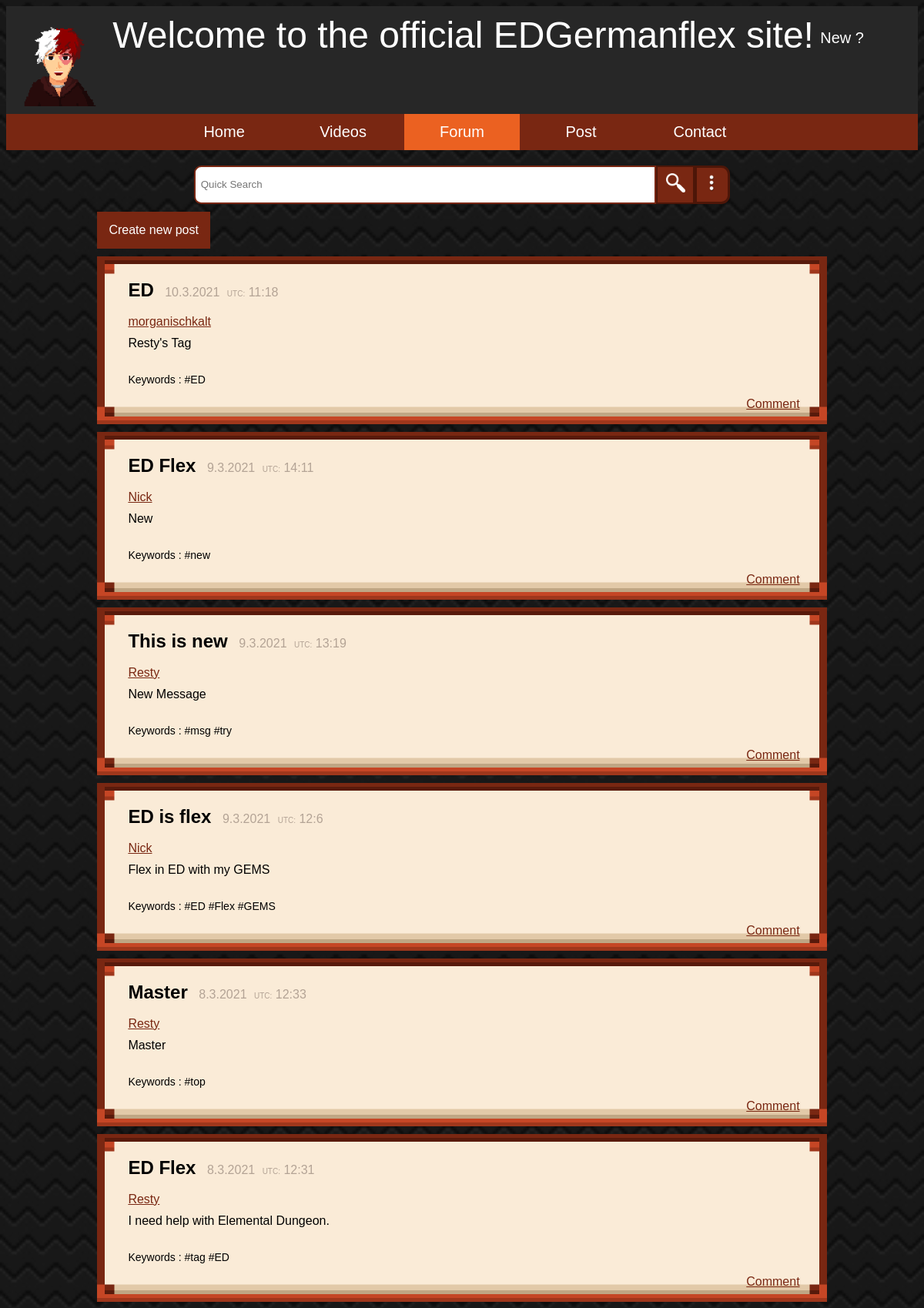
The page /team/nick/forum/ on the database as committed earlier.
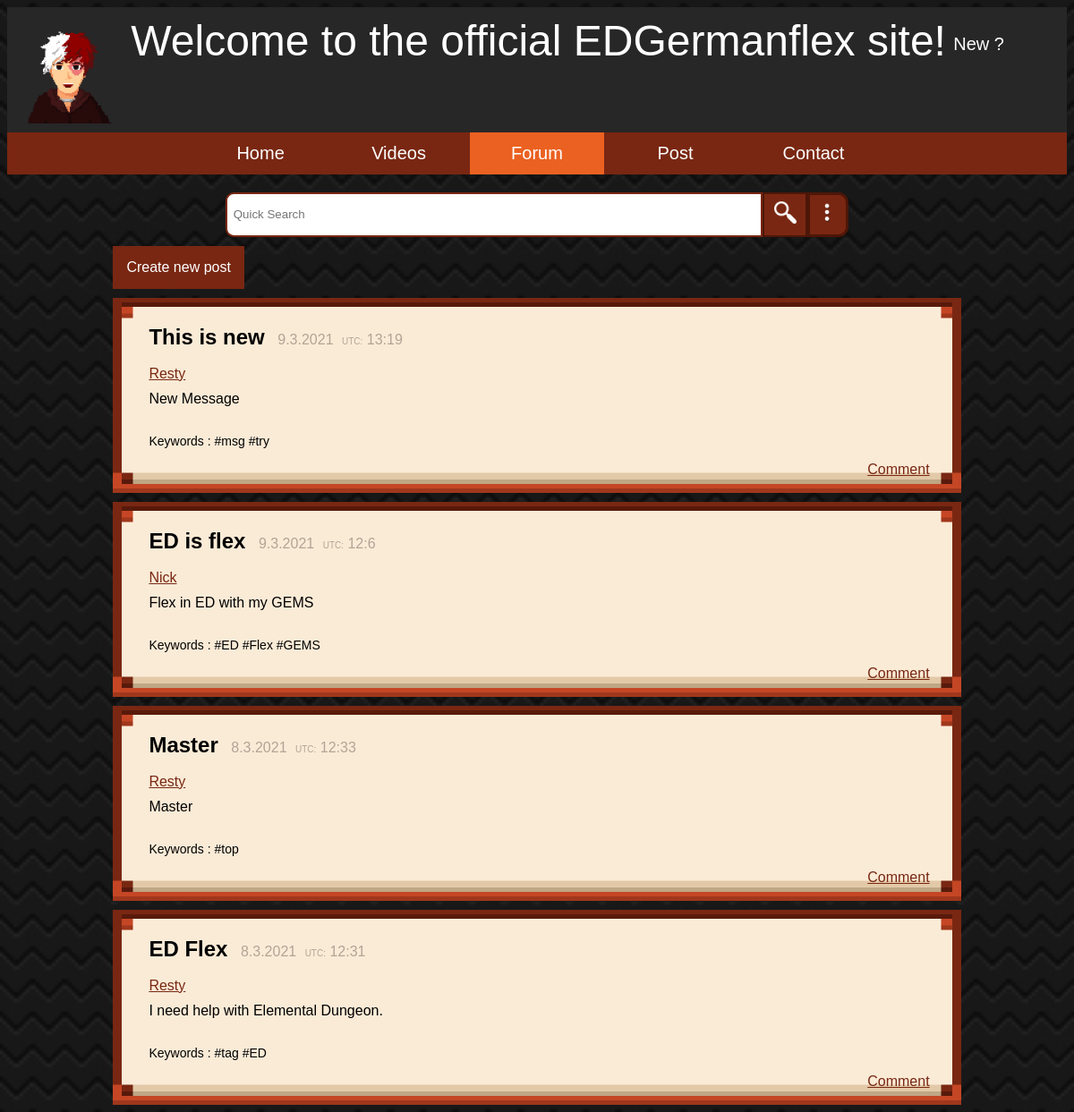
The same page on the database as committed later.
### team/models.py (models this page shows, shortened)
class forum(models.Model):
    user = models.CharField(max_length=255, default=' ')
    title = models.CharField(max_length=100, unique=False, blank=False, default='')
    message = models.CharField(max_length=255)
    tags = models.CharField(max_length=255)
    created_at = models.DateTimeField(auto_now_add=True)

### team/views.py (the view)
# urls.py: path('nick/forum/', views.forum_view, name='forums'),
def forum_view(request):
    data = forum.objects.all().order_by('-created_at')
    form = addforum()
    if request.method == 'POST':
        form = addforum(request.POST)
        if form.is_valid():
            instance = form.save(commit=False)
            instance.user = request.user.username
            instance.save()
    return render(request, 'nick/forum.html', {'message': data, 'form': form})

### team/forms.py
class addforum(forms.ModelForm):
    class Meta:
        model = forum
        fields = ['title', 'message', 'tags']
        widgets = {
            'title': forms.TextInput(attrs={'id': 'createTopic'}),
            'message': forms.Textarea(attrs={'id': 'createDesc'}),
            'tags': forms.TextInput(attrs={'id': 'keywords'})
        }

### team/templatetags/hashtag.py (called while the page is built)
@register.simple_tag()
def check(tags):
    try:
        tag = tags.split(' ')
        new_tag = ' '
        for singletag in tag:
            if singletag.startswith('#'):
                new_tag = f'{new_tag} {singletag}'
            else:
                new_tag = f'{new_tag} #{singletag}'
        return new_tag
    except:
        if tags.startswith('#'):
            return (tags)
        else:
            x = f'#{tags}'
            return x

### templates/nick/forum.html (shortened to what this page needs)
{% load static %}
{% load hashtag %}
<!DOCTYPE html>
<html>
    <head>
        <link rel="stylesheet" href={% static 'css/nick/holy-cascade.css' %}>
    </head>
    <body>
       <div id="containor">
            <div id="topBanner">
                <div>
                    <label>Welcome to the official EDGermanflex site!</label>
                    <img src={% static 'img/nick/logo.png' %} style="width: 120px; height: 120px; float: left; padding-left: 10px;">
                    {% if request.user.is_authenticated %}
                    <div id="dropdown"  style="float: right; margin-right: 70px; margin-top: 20px">
                        <label onclick="ddMenu()">{{ request.user.username }}</label>
                            <div  id="dropdown-content">
                                <a href='/team/nick/forum/profile?user={{ request.user.username }}' style="float: left;">Profile</a>
                                <a href="/team/nick/logout" style="float: left;">Logout</a>
                            </div>
                    </div>
                    {% else %}
                        <div id="dropdown"  style="float: right; margin-right: 70px; margin-top: 20px">
                        <label onclick="ddMenu()">New ?</label>
                    </div>
                    {% endif %}
                </div>
            </div>
            <div id="scroll">
                <button class="buttonTop" onClick="window.location='/team/nick/';">Home</button>
                <button class="buttonTop" onClick="window.location='/team/nick/videos';">Videos</button>
                <button class="buttonTop" style="background-color:  rgb(235, 97, 33);" onClick="window.location='/team/nick/forum';">Forum</button>
                <button class="buttonTop" onClick="window.location='/team/nick/posts';">Post</button>
                <button class="buttonTop" onClick="window.location='/team/nick/contact';">Contact</button>
            </div>
            <form action="/team/nick/forum/search" method="get">
            <div id="search">
                <input type="search" name="searching" id="searchBar" placeholder="Quick Search">
                <button id="searchButton"><img src={% static 'img/nick/search.png' %} style="width: 25px; height: 25px;"> </button>
                <div id='filter' onclick='filterSearch()'><img src={% static 'img/nick/3dots.png' %} style="width: 40px; height: 40px;"></div>
            </div>
            </form>
            <button onclick="location.href='/team/nick/forum/create';" id='buttonNewPost'>Create new post</button>
            {% for data in message %}
                <div class="post">
                <label style="font-size: 24px; padding: 10px; color: rgb(0,0,0);"><b>{{ data.title }}</b></label>
                <label id='date' style="color: rgb(179, 163, 149);">{{ data.created_at.day }}.{{ data.created_at.month }}.{{ data.created_at.year }}</label>
                <label style="font-size: 10px;color: rgb(179, 163, 149); padding-left: 5px;">UTC:</label>
                <label id='time' style="color: rgb(179, 163, 149);">{{ data.created_at.hour}}:{{ data.created_at.minute }}</label><br><br>
                <a href='/team/nick/forum/profile?user={{ data.user }}' style="float: none; padding: 10px;">{{ data.user }}</a>
                <span>{{ data.message }}</span>
                <span id="tags">Keywords :  {% check data.tags %}</span>
                <div style="padding-right: 20px; padding: 5px;"><a href="/team/nick/forum/message/?user={{ data.user }}&title={{ data.title }}">Comment</a></div>
                </div>
            {% endfor %}
        </div>
    </body>
</html>

### team/static/css/nick/holy-cascade.css (style rules this page uses)
#filter { background-color: rgb(121, 39, 18); border: none; border:rgb(77, 22, 8) solid; border-width: .2em; border-radius: 0 .7em .7em 0; }
#buttonNewPost { background-color: rgb(121, 39, 18); border: none; padding: 15px; margin-top: 10px; margin-left: 10%; font-size: 16px; text-decoration: none; color: white; cursor: pointer; }
body { background-image: url("../../img/nick/patterndark.png"); background-size: 2000px; background-repeat: inherit; font-family: 'Gill Sans', 'Gill Sans MT', Calibri, 'Trebuchet MS', sans-serif; }
span { display: block; word-wrap: break-word; font-size: 16px; padding: 10px; }
a { float: right; color: rgb(121, 39, 18); }
#dropdown { font-size: 20px; margin-right: 20px; position: relative; display: inline-block; }
#search { display: flex; justify-content: center; margin-top: 20px; }
#searchBar { border:rgb(121, 39, 18) solid; border-width: .2em; border-radius: .7em 0 0 .7em; padding: .2em .2em .2em .5em; width: 600px; height: 50px; }
#searchButton { border:rgb(77, 22, 8) solid; border-width: .2em; background-color: rgb(121, 39, 18); color:white; font-weight:bold; padding-bottom: .2em; width: 50px; }
.post { background-color:#faebd7; border: 30px solid transparent; border-image: url('../../img/nick/darkthiccborder.png') 20% round; margin-left: 10%; margin-right: 10%; margin-top: 10px; width: auto; height: max-content; }
.buttonTop { padding: 1%; width: 150px; background-color:rgb(121, 39, 18); border:0px; color: white; font-size: 20px; }
#scroll { text-align: center; background-color: rgb(121, 39, 18); }
#topBanner { float: left; color: rgb(255, 255, 255); text-align: center; width: 100%; padding-bottom: 10px; padding-top: 10px; background-color: rgb(39, 39, 39); font-size: 48px; }
#tags { margin-top: 10px; font-size: 14px; }

Rows that differ between the two databases and show on the page:
removed forum: title "ED", created_at.day "10", created_at.month "3", created_at.year "2021", created_at.hour "11", created_at.minute "18", user "morganischkalt", message "Resty's Tag", tags "#ED"
removed forum: title "ED Flex", created_at.day "9", created_at.month "3", created_at.year "2021", created_at.hour "14", created_at.minute "11", user "Nick", message "New", tags "#new"
